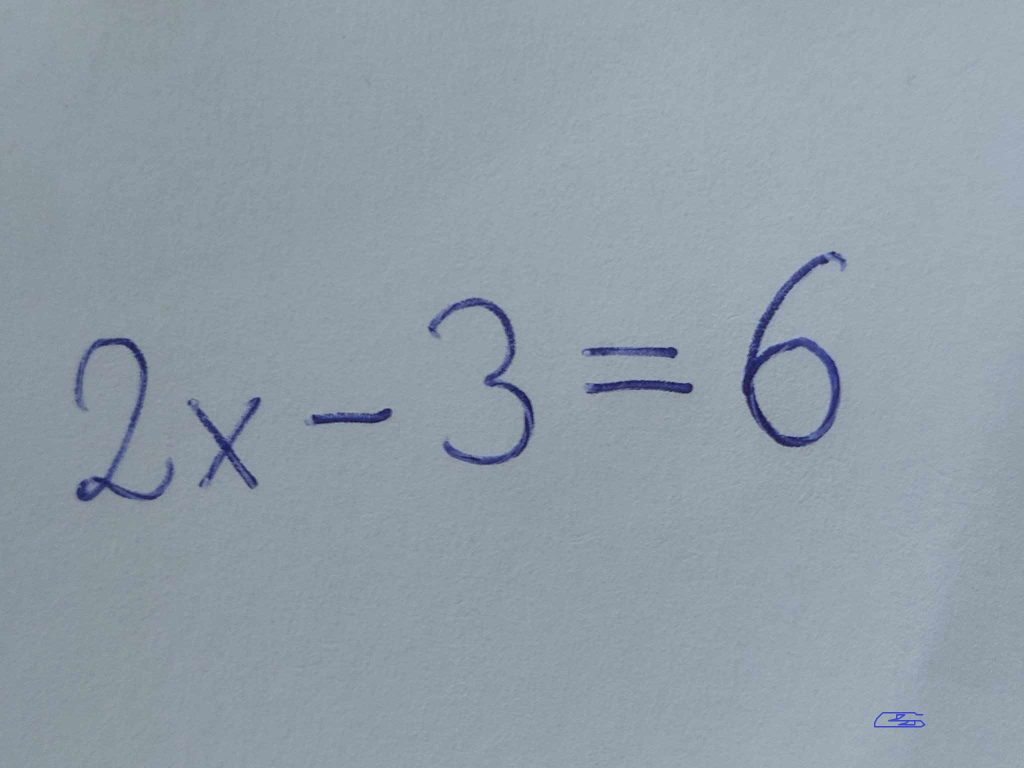
#> input picture js/examples/1.jpg, 2048 x 1536 px (shown at 1/2 size)
$ python -i arithmeticOCR.py   (imports and definitions only)
#> lines starting #> are read from the running program, lines starting #| are printed output that depends on the picture; after the words box and inside, x2 and y2 are one past the last pixel; in counts of white or black regions, pixels touching at a corner belong together
#> further down, picture is the input picture: shape (1536, 2048, 3); mean B, G, R 167.4, 157.5, 144.8
import cv2
import numpy as np
from scipy import stats
from sympy.logic.boolalg import BooleanTrue, BooleanFalse
from sympy.parsing.sympy_parser import parse_expr, standard_transformations, implicit_multiplication_application
from sympy import degree, symbols
import requests
import json
import re
from flask import current_app


transformations = (standard_transformations + (implicit_multiplication_application,))
# [29 lines left out: function str_to_sympy, not called in this run]


def prepare_image_for_recognition(image, bin_lt=130):
    # convert to grayscale and perform thresholding
#> called with bin_lt = 130
    img = cv2.cvtColor(image, cv2.COLOR_BGR2GRAY)
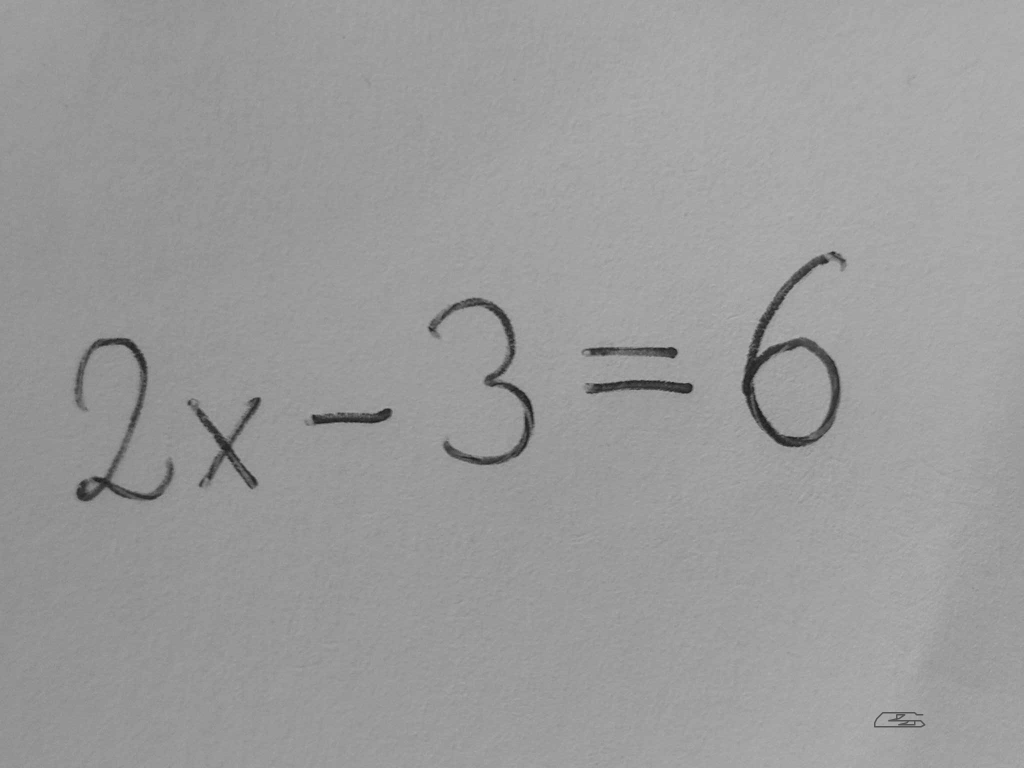
#> img: shape (1536, 2048) (shown at 1/2 size); min 21, max 184, mean 154.7
    _, img = cv2.threshold(img, bin_lt, 255, cv2.THRESH_BINARY)
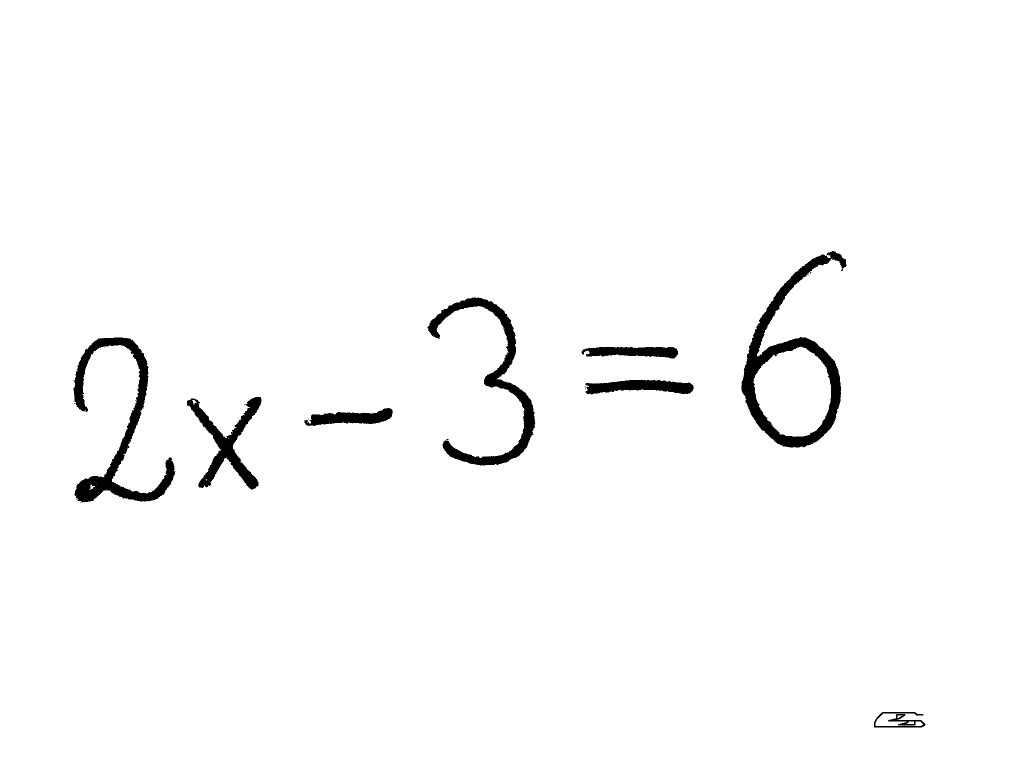
#> img: shape (1536, 2048) (shown at 1/2 size); 98% white; 23 black regions (15 under 20 px), largest, box (x1, y1, x2, y2) and area: (1483, 502, 1693, 895) 17584, (147, 675, 351, 1005) 14170, (855, 595, 1071, 931) 11941

    # convert image to an integer format and invert values
    img = (img / 255).astype(np.uint8)
    img = 1 - img
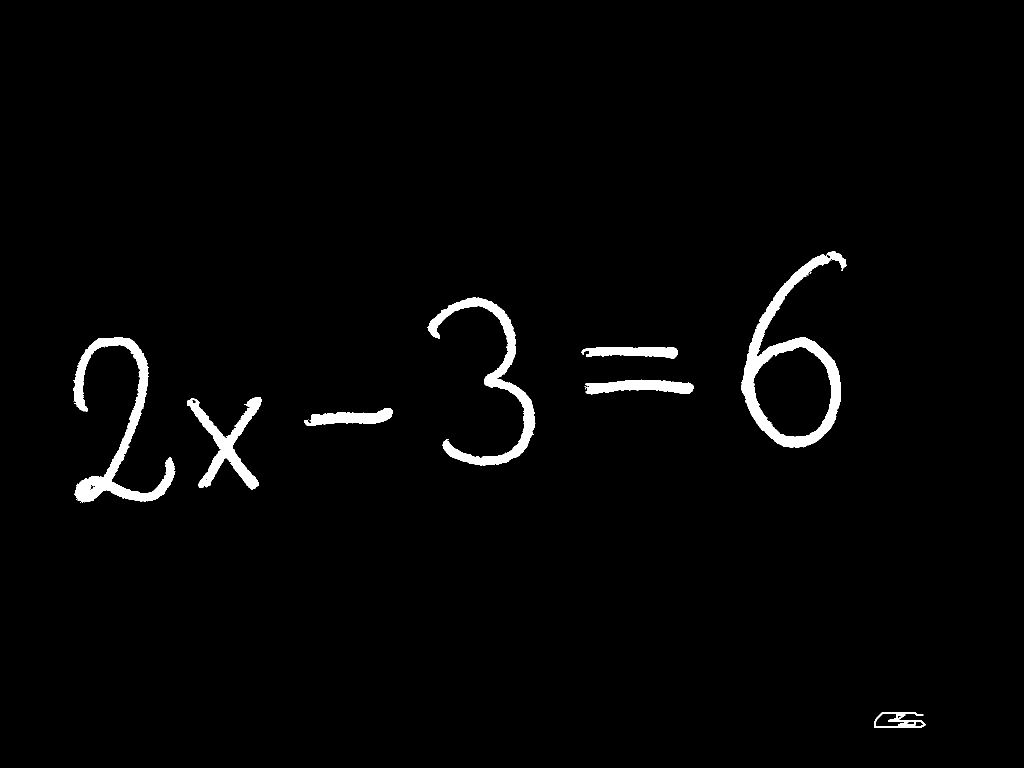
#> img: shape (1536, 2048) (shown at 1/2 size); values 0 (black) and 1 (white), 2% white; 23 white regions (15 under 20 px), largest, box (x1, y1, x2, y2) and area: (1483, 502, 1693, 895) 17584, (147, 675, 351, 1005) 14170, (855, 595, 1071, 931) 11941

    # pad image to obtain ~ 1:1 ratio
    height, width = img.shape[0], img.shape[1]
#> height = 1536; width = 2048
    desired_size = max(height, width) * 1.3
#> desired_size = 2662.4
    delta_y, delta_x = int((desired_size - height) // 2), int((desired_size - width) // 2)
#> delta_y = 563; delta_x = 307
    img = cv2.copyMakeBorder(img, delta_y, delta_y, delta_x, delta_x, cv2.BORDER_CONSTANT, value=0)
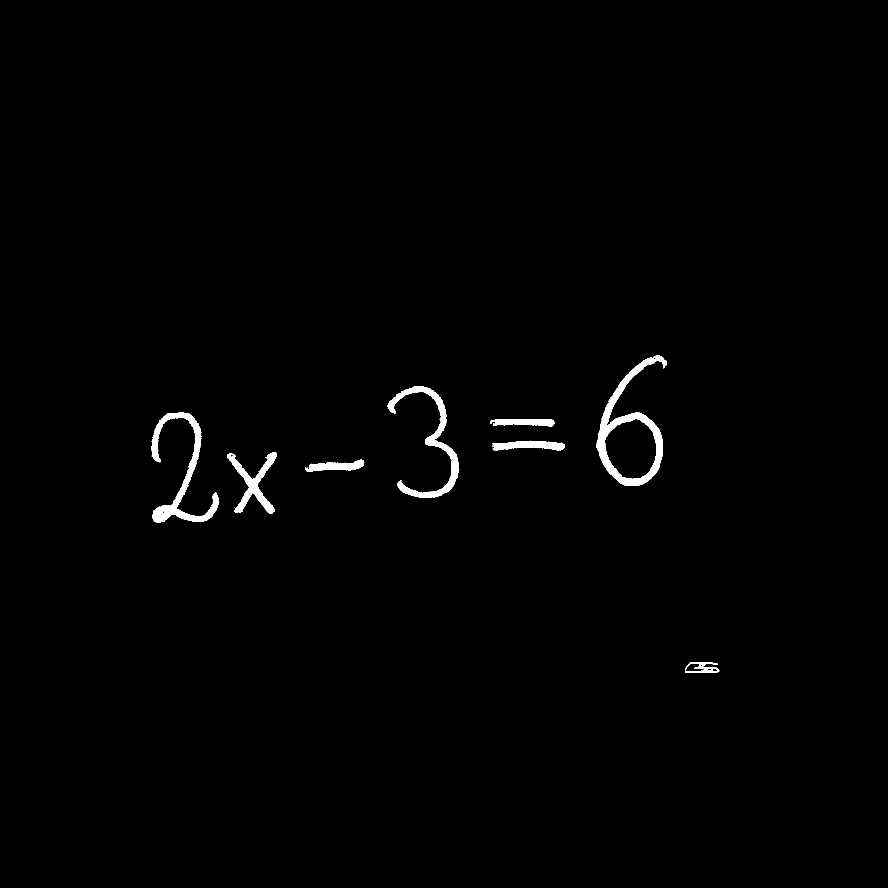
#> img: shape (2662, 2662) (shown at 1/3 size); values 0 (black) and 1 (white), 0.9% white; 23 white regions (15 under 20 px), largest, box (x1, y1, x2, y2) and area: (1790, 1065, 2000, 1458) 17584, (454, 1238, 658, 1568) 14170, (1162, 1158, 1378, 1494) 11941

    # perform dilation
    img = cv2.resize(img, (92, 92))
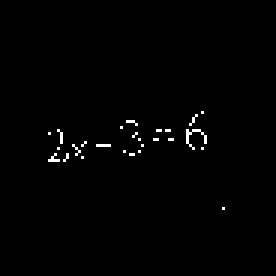
#> img: shape (92, 92) (shown 3 times larger); values 0 (black) and 1 (white), 0.84% white in thin lines or dots, all inside (x1, y1, x2, y2) = (16, 37, 75, 70)
    img = cv2.dilate(img, np.ones((3, 3), np.uint8), iterations=1)
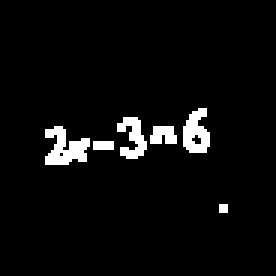
#> img: shape (92, 92) (shown 3 times larger); values 0 (black) and 1 (white), 4.3% white; 6 white regions (1 under 20 px), largest, box (x1, y1, x2, y2) and area: (15, 42, 30, 55) 116, (61, 36, 70, 51) 93, (39, 39, 49, 53) 79, (50, 42, 59, 48) 45, (31, 47, 38, 50) 21
    img = cv2.resize(img, (45, 45))
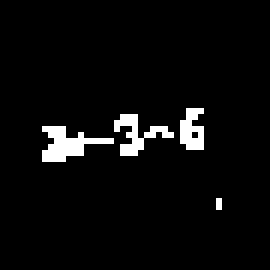
#> img: shape (45, 45) (shown 6 times larger); values 0 (black) and 1 (white), 4.2% white in thin lines or dots, all inside (x1, y1, x2, y2) = (7, 18, 37, 35)

    return img


# [148 lines left out: functions eliminate_outlier_contours, group_elements, stack_contours_vertically, auto_canny, detect_contours_in_image, resize_to_desired_width and 3 more, not called in this run]

>>> import cv2
>>> picture = cv2.imread('../js/examples/1.jpg')
>>> result = prepare_image_for_recognition(picture)

$ run again, on js/examples/2.png
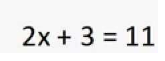
#> input picture js/examples/2.png, 165 x 61 px
#> picture is the input picture: shape (61, 165, 3); mean B, G, R 236.4, 236.4, 236.5
#> in prepare_image_for_recognition, `_, img = cv2.threshold(img, bin_lt, 255, cv2.THRESH_BINARY)`:
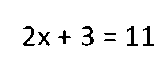
#> img: shape (61, 165); 94.7% white; black in thin lines or dots, all inside (x1, y1, x2, y2) = (23, 26, 154, 46)
#> in prepare_image_for_recognition, `img = cv2.resize(img, (45, 45))`:
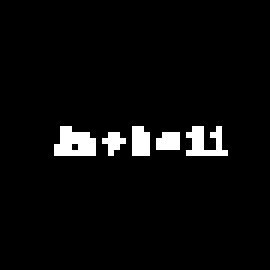
#> img: shape (45, 45) (shown 6 times larger); values 0 (black) and 1 (white), 4% white in thin lines or dots, all inside (x1, y1, x2, y2) = (9, 21, 38, 26)
